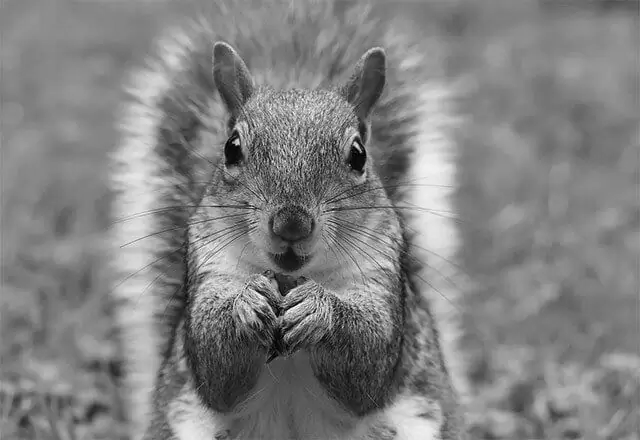
#> input picture resimler/sincap2.webp, 640 x 440 px, found by its file name
$ python roi.py
#> lines starting #> are read from the running program, lines starting #| are printed output that depends on the picture
import cv2

img1 = cv2.imread('resimler/sincap2.webp')
#> img1 is the input picture: shape (440, 640, 3); min 0, max 255, mean 129
# roi = img1[y1:y2, x1:x2]
roi = img1[200:400, 200:400] # el,burun
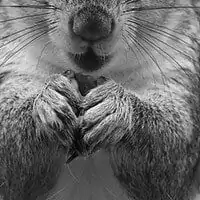
#> roi: shape (200, 200, 3); min 0, max 255, mean 105.6
# roi = img1[400:520, 400:650] # burun

cv2.imshow('parça',roi)
cv2.waitKey(0)
cv2.destroyAllWindows()
